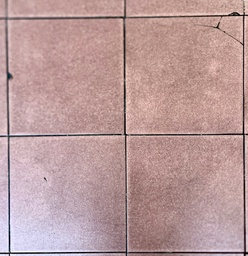
#> input picture lab4/image.jpg, 248 x 256 px, shrunk from 2481 x 2561 before the run
$ jupyter execute lab4.ipynb
#> lines starting #> are read from the running program, lines starting #| are printed output that depends on the picture; after the words box and inside, x2 and y2 are one past the last pixel; in counts of white or black regions, pixels touching at a corner belong together
# ***Lab 04. Morphological filtering***

1. Dùng camera chụp ảnh nền gạch, có gạch nứt/vỡ

2. Dùng phuơng phap binarize theo gobal threshold để phan đoạn ảnh -> Anh J2

3. Dung dilation and eoion ap dung hco anh J2 voi kích thuoc cua so neighborhood la 5x5., 2 ảnh rieng

4. Sử dụng các bộ lọc dựa trên kết hợp dilation và erosion để điều chỉnh sao cho thấy rõ các vết nứt/vỡ trên gạch nhất.

5. Sử dụng các bộ lọc kết hợp dilation và erosion để điều chỉnh sao cho ko còn thấy vết nứt vỡ (ảnh J5)

6. Đếm số lượng ô gạch xuất hiện trong ảnh J5

7. Quay lại ảnh gốc. Chuyển về dạng grayscale. Thêm 10% nhiễu salt and pepper. Hãy lọc nhiễu bằng bộ lọc median (cai đặt thủ công, ko dùng co sẵn)

[cell 1]
from pathlib import Path

import cv2
import matplotlib.pyplot as plt
import numpy as np

def show_images(panels, figsize=None):
    if figsize is None:
        figsize = (5 * len(panels), 5)

    fig, axes = plt.subplots(1, len(panels), figsize=figsize)
    if len(panels) == 1:
        axes = [axes]

    for ax, (subtitle, image) in zip(axes, panels):
        ax.set_title(subtitle)
        if image.ndim == 2:
            ax.imshow(image, cmap="gray")
        else:
            ax.imshow(image)
        ax.axis("off")

    plt.tight_layout()
    plt.show()

## 1. Dùng camera chụp ảnh nền gạch, có gạch nứt/vỡ

[cell 2]
image_path = "image.jpg"
original_bgr = cv2.imread(image_path)
#> original_bgr is the input picture: shape (256, 248, 3); mean B, G, R 155.5, 155.4, 186.7
if original_bgr is None:
    raise FileNotFoundError(f"Cannot load {image_path}")

img = cv2.cvtColor(original_bgr, cv2.COLOR_BGR2RGB)
gray = cv2.cvtColor(original_bgr, cv2.COLOR_BGR2GRAY)

show_images([("Original", img), ("Grayscale", gray)])

## 2. Dùng phương pháp binarize theo gobal threshold để phân đoạn ảnh -> Ảnh J2

[cell 3]
ret, J2 = cv2.threshold(gray, 0, 255, cv2.THRESH_BINARY + cv2.THRESH_OTSU)
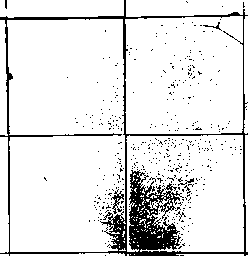
#> J2: shape (256, 248); 89.2% white; 437 black regions (432 under 20 px), largest, box (x1, y1, x2, y2) and area: (0, 0, 248, 256) 5801, (111, 189, 124, 214) 114, (203, 22, 222, 31) 37, (178, 178, 194, 186) 34, (176, 211, 186, 221) 23
#> ret = 139
print(f"Global threshold value: {ret:.0f}")
#| Global threshold value: 139
show_images(
    [("Original", img), (f"J2 (threshold={ret:.0f})", J2)],
    figsize=(10, 5),
)

## 3. Dùng dilation and éoion áp dụng hco ảnh J2 với kích thước cửa sổ neighborhood là 5x5., 2 ảnh riêng

[cell 4]
# Tạo kernel 5x5
kernel_5x5 = np.ones((5, 5), np.uint8)

# Dilation: Phình to các vùng trắng (nền gạch), làm thu hẹp/mất đi các vết nứt đen
dilated_J2 = cv2.dilate(J2, kernel_5x5, iterations=1)
#> dilated_J2: shape (256, 248); 99.5% white; 10 black regions (7 under 20 px), largest, box (x1, y1, x2, y2) and area: (136, 233, 161, 248) 173, (137, 253, 174, 256) 81, (161, 235, 169, 242) 31

# Erosion: Ăn mòn các vùng trắng (nền gạch), làm các vết nứt đen phình to ra
eroded_J2 = cv2.erode(J2, kernel_5x5, iterations=1)
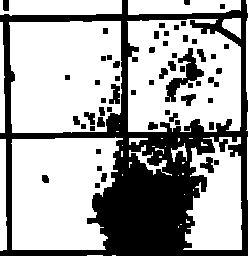
#> eroded_J2: shape (256, 248); 65.2% white; 56 black regions, largest, box (x1, y1, x2, y2) and area: (0, 0, 248, 256) 19206, (165, 48, 204, 102) 682, (109, 84, 120, 104) 150

show_images([
    ("J2 Gốc", J2),
    ("Dilation (Kernel 5x5)", dilated_J2),
    ("Erosion (Kernel 5x5)", eroded_J2)
], figsize=(15, 5))

## 4. Sử dụng các bộ lọc dựa trên kết hợp dilation và erosion để điều chỉnh sao cho thấy rõ các vết nứt/vỡ trên gạch nhất.

[cell 5]
# Để làm nổi bật vết nứt (các rãnh tối trên nền sáng), ta dùng phép toán Black-hat.
# Black-hat = Closing(Ảnh) - Ảnh gốc. Nó trích xuất các chi tiết tối, nhỏ hơn kích thước kernel.
kernel_crack = cv2.getStructuringElement(cv2.MORPH_RECT, (11, 11))

# Có thể áp dụng trên ảnh xám hoặc ảnh binarize J2. Áp dụng trên ảnh xám thường cho kết quả tự nhiên hơn.
cracks_highlighted = cv2.morphologyEx(gray, cv2.MORPH_BLACKHAT, kernel_crack)
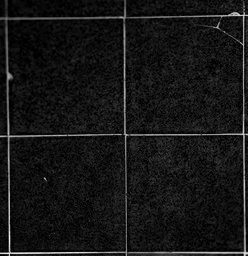
#> cracks_highlighted: shape (256, 248); min 0, max 242, mean 21.7

# Tăng độ tương phản để nhìn rõ vết nứt hơn
_, cracks_thresh = cv2.threshold(cracks_highlighted, 30, 255, cv2.THRESH_BINARY)
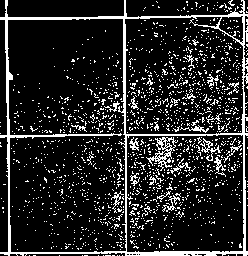
#> cracks_thresh: shape (256, 248); 15.2% white in thin lines or dots

show_images([
    ("Ảnh gốc", gray),
    ("Black-hat (Làm rõ vết nứt)", cracks_highlighted),
    ("Vết nứt đã Threshold", cracks_thresh)
], figsize=(15, 5))

## 5. Sử dụng các bộ lọc kết hợp dilation và erosion để điều chỉnh sao cho ko còn thấy vết nứt vỡ (ảnh J5)

[cell 6]
# Phép toán Closing = Dilation sau đó Erosion.
# Nó có tác dụng lấp đầy các lỗ hổng/đốm đen (vết nứt) trên nền trắng (gạch).
kernel_fill = cv2.getStructuringElement(cv2.MORPH_RECT, (15, 15))

# Áp dụng Closing
J5 = cv2.morphologyEx(gray, cv2.MORPH_CLOSE, kernel_fill)
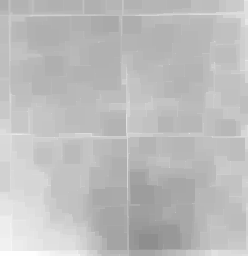
#> J5: shape (256, 248); min 142, max 254, mean 188.8

show_images([
    ("Ảnh gốc", gray),
    ("Ảnh J5 (Đã xóa vết nứt bằng Closing)", J5)
], figsize=(12, 5))

## 6. Đếm số lượng ô gạch xuất hiện trong ảnh J5

[cell 7]
# 1. Tiền xử lý: Làm mờ mạnh để xóa bớt hoa văn (texture) trên mặt gạch
# Giúp thuật toán tìm biên không bị nhầm lẫn bởi các đốm vân gạch
blurred_J5 = cv2.GaussianBlur(J5, (11, 11), 0)

# 2. Tìm biên (Edge Detection) bằng thuật toán Canny
edges = cv2.Canny(blurred_J5, threshold1=30, threshold2=100)
#> edges: shape (256, 248); every value is 0

# 3. Solidify (Làm dày và nối liền biên) bằng Dilation và Closing
# Bước này nối các nét đứt gãy của Canny thành một khung lưới khép kín
kernel_solid = np.ones((7, 7), np.uint8)
edges_dilated = cv2.dilate(edges, kernel_solid, iterations=2)
edges_closed = cv2.morphologyEx(edges_dilated, cv2.MORPH_CLOSE, kernel_solid)

# 4. Fill đầy ô gạch: Bằng cách đảo ngược ảnh (Invert)
# Khung viền (đang trắng) -> Đen (0). Lõi gạch (đang đen) -> Trắng (255)
tiles_mask = cv2.bitwise_not(edges_closed)
#> tiles_mask: shape (256, 248); every value is 255

# 5. Dọn dẹp nhiễu trong lõi gạch: Dùng Opening để xóa các chấm trắng rác vụn
kernel_clean = np.ones((25, 25), np.uint8) # Kernel lớn để dọn sạch rác
tiles_clean = cv2.morphologyEx(tiles_mask, cv2.MORPH_OPEN, kernel_clean)

# 6. Đếm nhãn (Labeling) sử dụng Connected Components
num_labels, labels, stats, centroids = cv2.connectedComponentsWithStats(tiles_clean, connectivity=8)
#> labels: shape (256, 248) int32; every value is 1
#> num_labels = 2; stats = [[-1, 2147483647, 0, 0, 0], [0, 0, 248, 256, 63488]]; centroids = [[nan, nan], [123.5, 127.5]]

# Cài đặt ngưỡng diện tích để lọc các vùng trắng không phải là gạch
min_area = 10000 # Tăng ngưỡng lên cao để bỏ qua các góc cạnh thừa
valid_tiles_count = 0
output_count = cv2.cvtColor(J5, cv2.COLOR_GRAY2BGR)

# Duyệt qua các label (Bỏ qua label 0 vì nó là background/khung lưới đen)
for i in range(1, num_labels):
    area = stats[i, cv2.CC_STAT_AREA]

    # Nếu vùng trắng đủ lớn -> Xác nhận là 1 ô gạch
    if area > min_area:
        valid_tiles_count += 1

        # Trích xuất riêng mask của ô gạch này để vẽ viền contour
        single_tile_mask = np.uint8(labels == i) * 255
        contours, _ = cv2.findContours(single_tile_mask, cv2.RETR_EXTERNAL, cv2.CHAIN_APPROX_SIMPLE)

        # Vẽ viền xanh lá
        cv2.drawContours(output_count, contours, -1, (0, 255, 0), 3)

        # Đánh số thứ tự vào tâm ô gạch
        cX, cY = centroids[i]
        cv2.putText(output_count, f"#{valid_tiles_count}", (int(cX)-20, int(cY)+10),
                    cv2.FONT_HERSHEY_SIMPLEX, 1, (255, 0, 0), 3)
#> this loop made 1 pass
#> (area, contours, cX, cY) on pass 1: (63488, [[[0, 0], [0, 255], [247, 255], [247, 0]]], 123.5, 127.5)
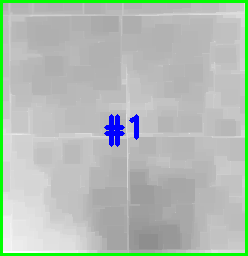
#> output_count: shape (256, 248, 3); mean B, G, R 179.9, 189.7, 177.7
#> after the loop, valid_tiles_count = 1

print(f"Số lượng ô gạch thực tế đếm được: {valid_tiles_count}")
#| Số lượng ô gạch thực tế đếm được: 1

# Hiển thị các bước để bạn dễ hình dung quá trình
panels_step6 = [
    ("Biên Canny đã Solidify", edges_closed),
    ("Mask Lõi gạch (Đã fill)", tiles_clean),
    ("Kết quả Labeling", output_count)
]
show_images(panels_step6, figsize=(18, 6))

## 7. Quay lại ảnh gốc. Chuyển về dạng grayscale. Thêm 10% nhiễu salt and pepper. Hãy lọc nhiễu bằng bộ lọc median (cài đặt thủ công, ko dùng có sẵn)

[cell 8]
# 1. Khởi tạo các ảnh nhiễu từ ảnh xám gốc
row, col = gray.shape
#> row = 256; col = 248

# --- Ảnh 1: 10% Salt noise (Nhiễu muối - đốm trắng) ---
img_salt = gray.copy()
rand_salt = np.random.rand(row, col)
img_salt[rand_salt < 0.10] = 255
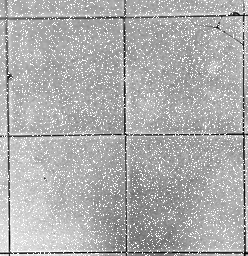
#> img_salt: shape (256, 248); min 1, max 255, mean 174

# --- Ảnh 2: 10% Pepper noise (Nhiễu tiêu - đốm đen) ---
img_pepper = gray.copy()
rand_pepper = np.random.rand(row, col)
img_pepper[rand_pepper < 0.10] = 0
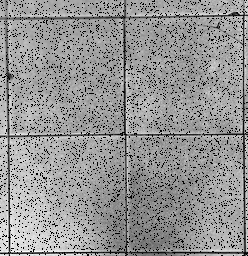
#> img_pepper: shape (256, 248); min 0, max 254, mean 148.3

# --- Ảnh 3: 10% Salt & Pepper (5% trắng, 5% đen) ---
img_sp = gray.copy()
rand_sp = np.random.rand(row, col)
img_sp[rand_sp < 0.05] = 0                               # 5% Pepper
img_sp[(rand_sp >= 0.05) & (rand_sp < 0.10)] = 255       # 5% Salt

# Cài đặt Median Filter thủ công
def custom_median_filter(image, kernel_size=3):
    # Tạo padding để xử lý các pixel ở viền ảnh
#> called with kernel_size = 3
    pad_size = kernel_size // 2
    padded_img = np.pad(image, pad_size, mode='reflect')
    output_img = np.zeros_like(image)

    # Duyệt qua từng pixel của ảnh gốc
    for i in range(row):
        for j in range(col):
            # Trích xuất vùng lân cận (window)
            window = padded_img[i : i + kernel_size, j : j + kernel_size]
            # Tính trung vị và gán cho pixel tương ứng
            output_img[i, j] = np.median(window)

    return output_img

# 3. Áp dụng bộ lọc cho cả 3 ảnh (Sẽ mất một chút thời gian để chạy xong cả 3)
print("Đang lọc ảnh nhiễu Salt...")
filtered_salt = custom_median_filter(img_salt, kernel_size=3)

print("Đang lọc ảnh nhiễu Pepper...")
filtered_pepper = custom_median_filter(img_pepper, kernel_size=3)
#> call 2 of custom_median_filter, with kernel_size = 3
#> after the loop in custom_median_filter (call 2), `for i in range(row):`:
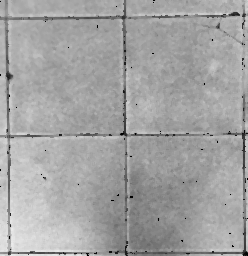
#> output_img: shape (256, 248); min 0, max 235, mean 163.3

print("Đang lọc ảnh nhiễu Salt & Pepper...")
filtered_sp = custom_median_filter(img_sp, kernel_size=3)
#> call 3 of custom_median_filter, with kernel_size = 3
#> in custom_median_filter (call 3), `padded_img = np.pad(image, pad_size, mode='reflect')`:
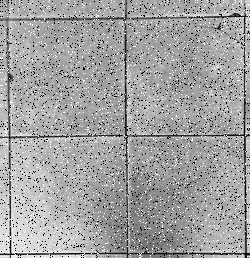
#> padded_img: shape (258, 250); min 0, max 255, mean 161.5

print("Hoàn tất! Đang hiển thị kết quả...")

# 4. Hiển thị kết quả thành 3 nhóm để dễ so sánh
show_images([
    ("10% Salt Noise", img_salt),
    ("Lọc Median (Salt)", filtered_salt)
], figsize=(10, 4))

show_images([
    ("10% Pepper Noise", img_pepper),
    ("Lọc Median (Pepper)", filtered_pepper)
], figsize=(10, 4))

show_images([
    ("10% Salt & Pepper", img_sp),
    ("Lọc Median (S&P)", filtered_sp)
], figsize=(10, 4))
